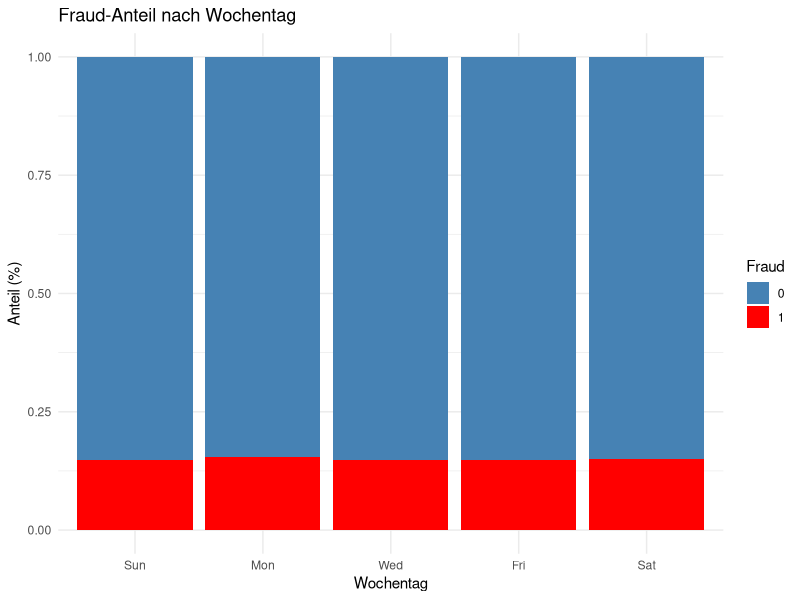
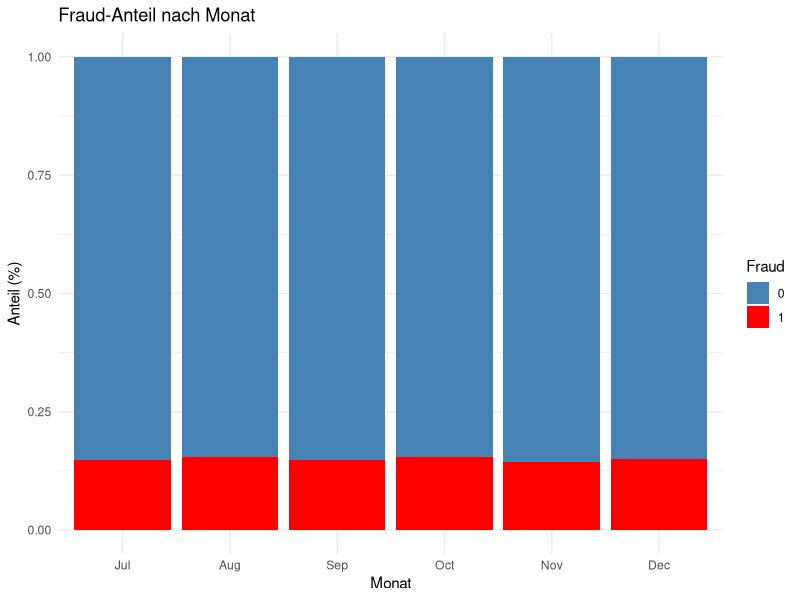
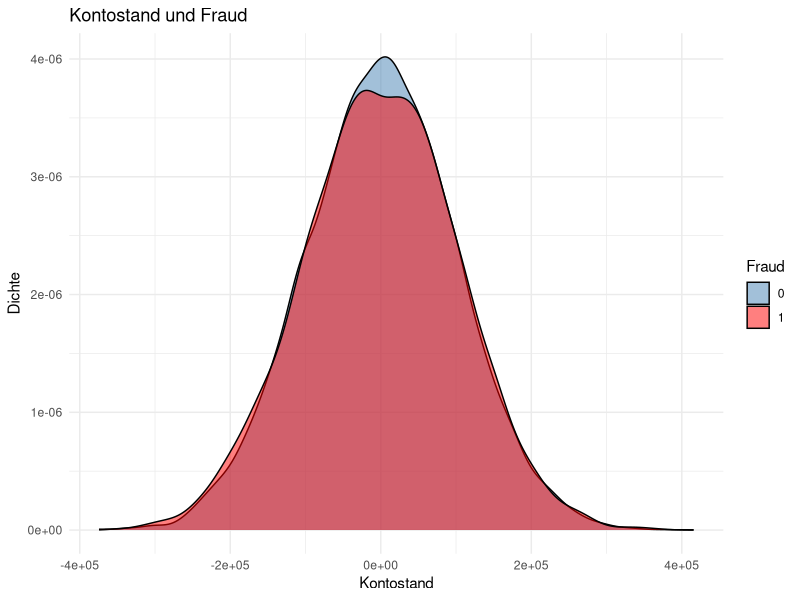
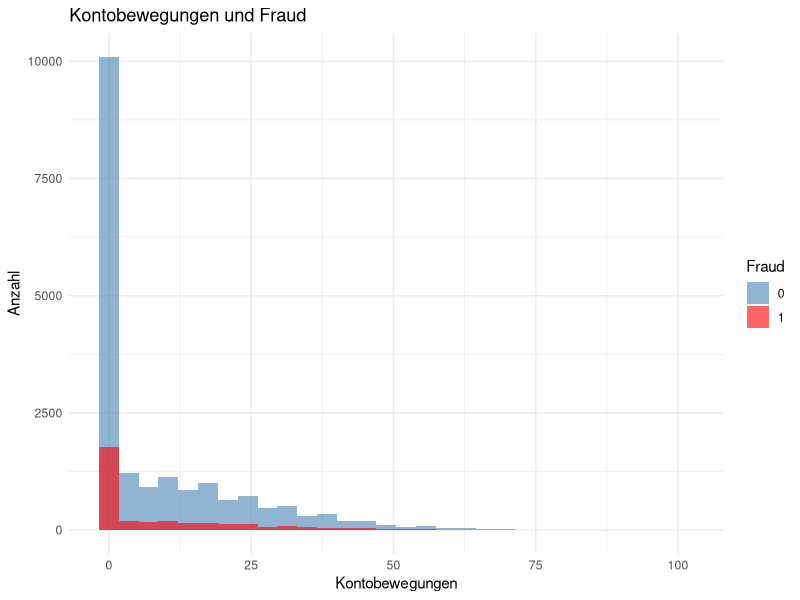
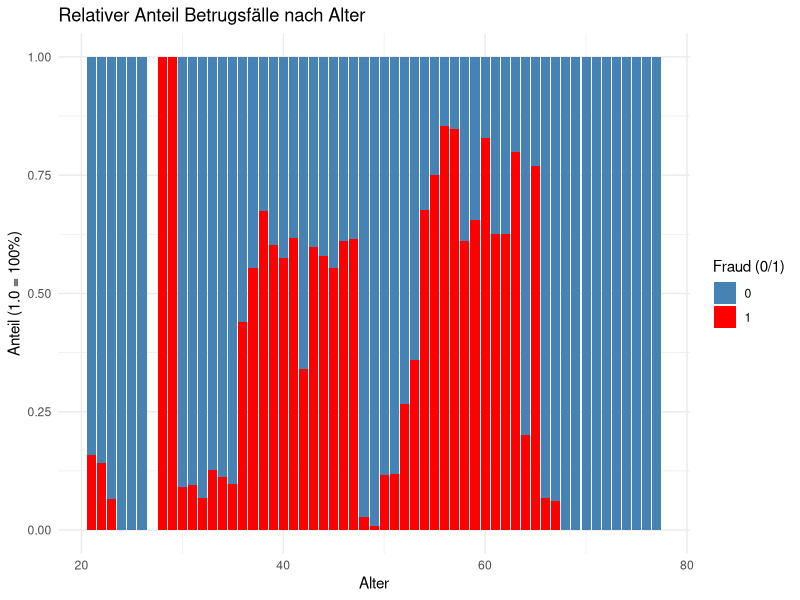
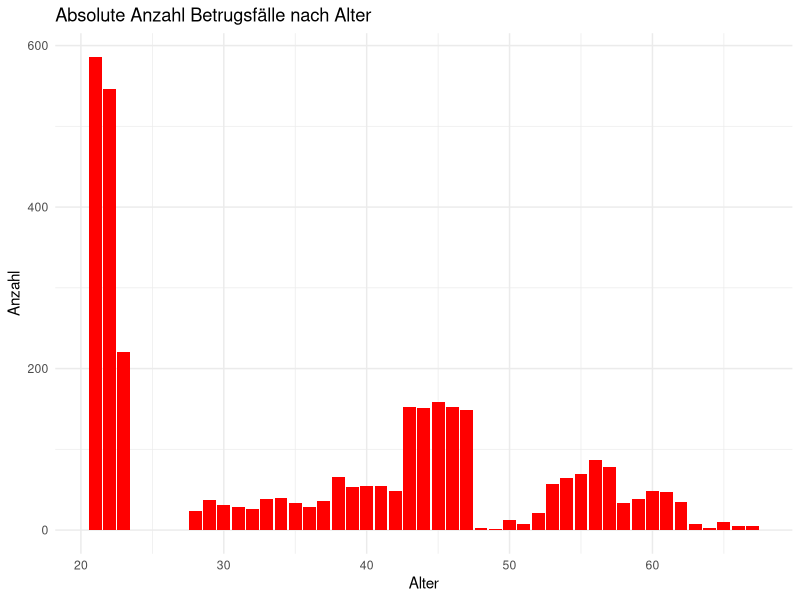
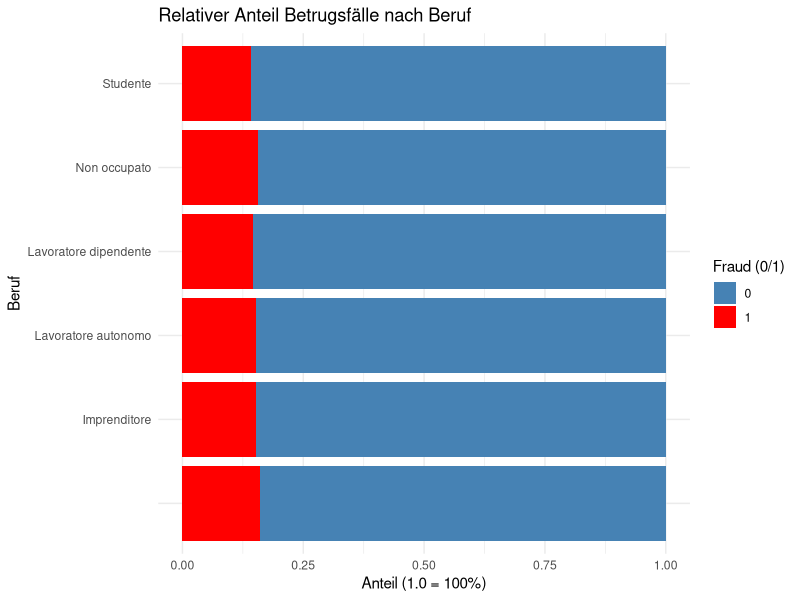
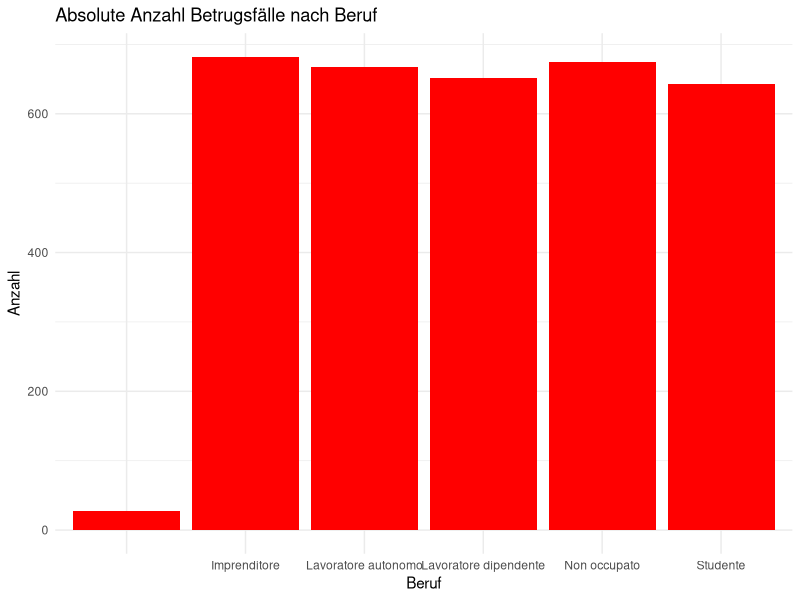

Here is the R script that generated these plots, in order:
# Project Setup
#aktivieren der Packages für Daten einlesen und bereinigen

# 👇 Vorbereitung: Falls Pakete noch nicht installiert sind, werden sie automatisch installiert
packages <- c("readr", "dplyr", "tidyr", "skimr", "ggplot2", "lubridate")

for (p in packages) {
  if (!require(p, character.only = TRUE)) {
    install.packages(p)
    library(p, character.only = TRUE)
  }
}

datensatz <- read.csv("Data/fraud_dataset_fhj25.csv")

head((datensatz))

skim(datensatz)


##check ob gleiche Datensätze vorhanden sind
any(duplicated(datensatz))


##Spalten unbenennen

colnames(datensatz) <- c("date", "age", "profession","region", "account_balance", "num_debit","num_credit","num_pos","num_mov_conto","incoming_payments","outgoing_payments","product_number","num_fraud")



##2627 zeilen wurden gelöscht, schaupsi wann gehma bier trinken?
datensatz <- datensatz %>%
  filter(!(num_debit == 0 & 
             num_credit == 0 & 
             num_pos == 0 & 
             num_fraud == 0))


##Fokussierung u. sortieren der incoming payment spalte
##Große Transaktionen sind wichtig

df_sorted <- datensatz %>%
  arrange(desc(`incoming_payments`))

summary(df_sorted)

# Datum umwandeln
df_eda <- df_sorted %>%
  mutate(
    date = as.Date(date, format = "%Y-%m-%d"),  # richtiges Datum
    weekday = wday(date, label = TRUE, abbr = TRUE),  # Montag–Sonntag
    month = month(date, label = TRUE, abbr = TRUE)    # Monatsname
  )

# Anteil Fraud vs. Nicht-Fraud
table(df_eda$num_fraud)
prop.table(table(df_eda$num_fraud))

# 📅 Fraud-Anteil nach Wochentag
ggplot(df_eda, aes(x = weekday, fill = as.factor(num_fraud))) +
  geom_bar(position = "fill") +
  scale_fill_manual(values = c("steelblue", "red"), name = "Fraud") +
  labs(title = "Fraud-Anteil nach Wochentag", x = "Wochentag", y = "Anteil (%)") +
  theme_minimal()

# 🗓️ Fraud-Anteil nach Monat
ggplot(df_eda, aes(x = month, fill = as.factor(num_fraud))) +
  geom_bar(position = "fill") +
  scale_fill_manual(values = c("steelblue", "red"), name = "Fraud") +
  labs(title = "Fraud-Anteil nach Monat", x = "Monat", y = "Anteil (%)") +
  theme_minimal()

# 💰 Fraud vs. Kontostand
ggplot(df_eda, aes(x = account_balance, fill = as.factor(num_fraud))) +
  geom_density(alpha = 0.5) +
  scale_fill_manual(values = c("steelblue", "red"), name = "Fraud") +
  labs(title = "Kontostand und Fraud", x = "Kontostand", y = "Dichte") +
  theme_minimal()

# 📆 Fraud vs. Kontobewegungen (Aktivität)
ggplot(df_eda, aes(x = num_mov_conto, fill = as.factor(num_fraud))) +
  geom_histogram(bins = 30, alpha = 0.6, position = "identity") +
  scale_fill_manual(values = c("steelblue", "red"), name = "Fraud") +
  labs(title = "Kontobewegungen und Fraud", x = "Kontobewegungen", y = "Anzahl") +
  theme_minimal()




# rel. fraud nach alter (col 2/13) XX
ggplot(datensatz, aes(x = age, fill = as.factor(num_fraud))) +
  geom_bar(position = "fill") +
  scale_fill_manual(values = c("steelblue", "red"), name = "Fraud (0/1)") +
  labs(title = "Relativer Anteil Betrugsfälle nach Alter",
       x = "Alter",
       y = "Anteil (1.0 = 100%)") +
  theme_minimal()

# abs. fraud nach alter (col 2/13) XX
ggplot(subset(datensatz, num_fraud == 1), aes(x = age)) +
  geom_bar(fill = "red") +
  labs(title = "Absolute Anzahl Betrugsfälle nach Alter",
       x = "Alter",
       y = "Anzahl") +
  theme_minimal()

# rel. fraud nach profession (col 3/13)
ggplot(datensatz, aes(x = profession, fill = as.factor(num_fraud))) +
  geom_bar(position = "fill") +
  coord_flip() +
  scale_fill_manual(values = c("steelblue", "red"), name = "Fraud (0/1)") +
  labs(title = "Relativer Anteil Betrugsfälle nach Beruf",
       x = "Beruf",
       y = "Anteil (1.0 = 100%)") +
  theme_minimal()

# abs. fraud nach profession (col 3/13)
ggplot(subset(datensatz, num_fraud == 1), aes(x = profession)) +
  geom_bar(fill = "red") +
  labs(title = "Absolute Anzahl Betrugsfälle nach Beruf",
       x = "Beruf",
       y = "Anzahl") +
  theme_minimal()

# rel. fraud nach region (col 4/13)
ggplot(datensatz, aes(x = region, fill = as.factor(num_fraud))) +
  geom_bar(position = "fill") +
  coord_flip() +
  scale_fill_manual(values = c("steelblue", "red"), name = "Fraud (0/1)") +
  labs(title = "Relativer Anteil Betrugsfälle nach Region",
       x = "Region",
       y = "Anteil (1.0 = 100%)") +
  theme_minimal()

# abs. fraud nach region (col 4/13)
ggplot(subset(datensatz, num_fraud == 1), aes(x = region)) +
  geom_bar(fill = "red") +
  labs(title = "Absolute Anzahl Betrugsfälle nach Region",
       x = "Region",
       y = "Anzahl") +
  theme_minimal()

# rel. fraud nach Kontostand (col 5/13)
ggplot(datensatz, aes(x = account_balance, fill = as.factor(num_fraud))) +
  geom_histogram(position = "fill", bins = 60) +
  scale_fill_manual(values = c("steelblue", "red"), name = "Fraud (0/1)") +
  scale_x_continuous(labels = scales::comma) +
  labs(title = "Relativer Anteil Betrugsfälle nach Kontostand",
       subtitle = "Aufgeteilt in 60 gleich breite Intervalle",
       x = "Kontostand",
       y = "Anteil (1.0 = 100%)") +
  theme_minimal()

# abs. fraud nach Kontostand (col 5/13)
ggplot(subset(datensatz, num_fraud == 1), aes(x = account_balance)) +
  geom_histogram(bins = 60, fill = "red", color = "white") +
  scale_x_continuous(labels = scales::comma) +
  labs(title = "Absolute Anzahl Betrugsfälle nach Kontostand",
       subtitle = "Nur Transaktionen mit Fraud = 1, aufgeteilt in 60 Intervalle",
       x = "Kontostand",
       y = "Anzahl Betrugsfälle") +
  theme_minimal()

# rel. fraud nach num_debit (col 6/13)
ggplot(datensatz, aes(x = num_debit, fill = as.factor(num_fraud))) +
  geom_histogram(position = "fill", bins = 60) +
  scale_fill_manual(values = c("steelblue", "red"), name = "Fraud (0/1)") +
  labs(title = "Relativer Anteil Betrugsfälle nach num_debit",
       subtitle = "Aufgeteilt in 60 Intervalle",
       x = "num_debit",
       y = "Anteil (1.0 = 100%)") +
  theme_minimal()

# abs. fraud nach num_debit (col 6/13) ohne num_debit = 0
ggplot(subset(datensatz, num_fraud == 1 & num_debit != 0), aes(x = num_debit)) +
  geom_bar(fill = "red") +
  labs(title = "Absolute Anzahl Betrugsfälle nach num_debit",
       subtitle = "Werte mit num_debit = 0 ausgeschlossen",
       x = "num_debit",
       y = "Anzahl") +
  theme_minimal()

# rel. fraud nach num_credit (col 7/13)
ggplot(datensatz, aes(x = num_credit, fill = as.factor(num_fraud))) +
  geom_histogram(position = "fill", bins = 60) +
  scale_fill_manual(values = c("steelblue", "red"), name = "Fraud (0/1)") +
  labs(title = "Relativer Anteil Betrugsfälle nach num_credit",
       subtitle = "Aufgeteilt in 60 Intervalle",
       x = "num_credit",
       y = "Anteil (1.0 = 100%)") +
  theme_minimal()

# abs. fraud nach num_debit (col 7/13) ohne num_credit = 0
ggplot(subset(datensatz, num_fraud == 1 & num_credit != 0), aes(x = num_credit)) +
  geom_bar(fill = "red") +
  labs(title = "Absolute Anzahl Betrugsfälle nach num_credit",
       subtitle = "Werte mit num_credit = 0 ausgeschlossen",
       x = "num_credit",
       y = "Anzahl") +
  theme_minimal()

# rel. fraud nach num_pos (col 8/13)
ggplot(datensatz, aes(x = num_pos, fill = as.factor(num_fraud))) +
  geom_histogram(position = "fill", bins = 60) +
  scale_fill_manual(values = c("steelblue", "red"), name = "Fraud (0/1)") +
  labs(title = "Relativer Anteil Betrugsfälle nach num_pos",
       subtitle = "Aufgeteilt in 60 Intervalle",
       x = "num_pos",
       y = "Anteil (1.0 = 100%)") +
  theme_minimal()

# abs. fraud nach num_pos (col 8/13) ohne num_pos = 0
ggplot(subset(datensatz, num_fraud == 1 & num_pos != 0), aes(x = num_pos)) +
  geom_bar(fill = "red") +
  labs(title = "Absolute Anzahl Betrugsfälle nach num_pos",
       subtitle = "Werte mit num_pos = 0 ausgeschlossen",
       x = "num_pos",
       y = "Anzahl") +
  theme_minimal()

# rel. fraud nach num_mov_conto (col 9/13)
ggplot(datensatz, aes(x = num_mov_conto, fill = as.factor(num_fraud))) +
  geom_histogram(position = "fill", bins = 60) +
  scale_fill_manual(values = c("steelblue", "red"), name = "Fraud (0/1)") +
  labs(title = "Relativer Anteil Betrugsfälle nach num_mov_conto",
       subtitle = "Aufgeteilt in 60 Intervalle",
       x = "num_mov_conto",
       y = "Anteil (1.0 = 100%)") +
  theme_minimal()

# abs. fraud nach num_mov_conto (col 9/13) ohne num_mov_conto = 0
ggplot(subset(datensatz, num_fraud == 1 & num_mov_conto != 0), aes(x = num_mov_conto)) +
  geom_bar(fill = "red") +
  labs(title = "Absolute Anzahl Betrugsfälle nach num_mov_conto",
       subtitle = "Werte mit num_mov_conto = 0 ausgeschlossen",
       x = "num_mov_conto",
       y = "Anzahl") +
  theme_minimal()

# rel. fraud nach incoming_payments (col 10/13)
ggplot(datensatz, aes(x = incoming_payments, fill = as.factor(num_fraud))) +
  geom_histogram(position = "fill", bins = 60) +
  scale_fill_manual(values = c("steelblue", "red"), name = "Fraud (0/1)") +
  labs(title = "Relativer Anteil Betrugsfälle nach incoming_payments",
       subtitle = "Aufgeteilt in 60 Intervalle",
       x = "incoming_payments",
       y = "Anteil (1.0 = 100%)") +
  theme_minimal()

# abs. fraud nach incoming_payments (col 10/13) ohne incoming_payments = 0
ggplot(subset(datensatz, num_fraud == 1 & incoming_payments != 0), aes(x = incoming_payments)) +
  geom_histogram(bins = 60, fill = "red", color = "white") +
  labs(title = "Absolute Anzahl Betrugsfälle nach incoming_payments",
       subtitle = "Werte mit incoming_payments = 0 ausgeschlossen (60 Bins)",
       x = "incoming_payments",
       y = "Anzahl") +
  theme_minimal()

# rel. fraud nach outgoing_payments (col 11/13)
ggplot(datensatz, aes(x = outgoing_payments, fill = as.factor(num_fraud))) +
  geom_histogram(position = "fill", bins = 60) +
  scale_fill_manual(values = c("steelblue", "red"), name = "Fraud (0/1)") +
  labs(title = "Relativer Anteil Betrugsfälle nach outgoing_payments",
       subtitle = "Aufgeteilt in 60 Intervalle",
       x = "outgoing_payments",
       y = "Anteil (1.0 = 100%)") +
  theme_minimal()

# abs. fraud nach outgoing_payments (col 11/13) ohne outgoing_payments = 0
ggplot(subset(datensatz, num_fraud == 1 & outgoing_payments != 0), aes(x = outgoing_payments)) +
  geom_histogram(bins = 60, fill = "red", color = "white") +
  labs(title = "Absolute Anzahl Betrugsfälle nach outgoing_payments",
       subtitle = "Werte mit outgoing_payments = 0 ausgeschlossen (60 Bins)",
       x = "outgoing_payments",
       y = "Anzahl") +
  theme_minimal()

# rel. fraud nach product_number (col 12/13)
ggplot(datensatz, aes(x = product_number, fill = as.factor(num_fraud))) +
  geom_bar(position = "fill") +
  scale_fill_manual(values = c("steelblue", "red"), name = "Fraud (0/1)") +
  labs(title = "Relativer Anteil Betrugsfälle nach product_number",
       x = "product_number",
       y = "Anteil (1.0 = 100%)") +
  theme_minimal()

# abs. fraud nach product_number (col 12/13)
ggplot(subset(datensatz, num_fraud == 1), aes(x = product_number)) +
  geom_bar(fill = "red") +
  labs(title = "Absolute Anzahl Betrugsfälle nach product_number",
       x = "product_number",
       y = "Anzahl") +
  theme_minimal()











